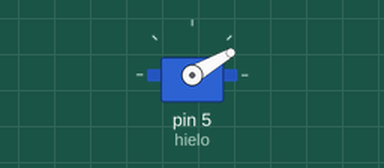
The sketch below on a simulated Arduino Uno, built with avr-gcc and run on an emulated ATmega328P. On the bench: servo.

Above: at 0.1 s.
At 101.1 s:
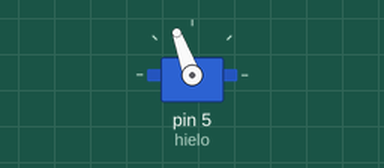
Timing chart, 0 to 102.6 s (numbered marks = the images above):
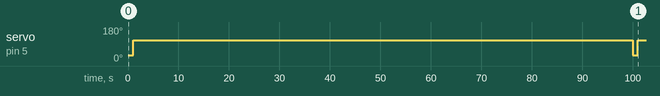

The sketch:

IceDispenser.ino
```cpp
#include <Servo.h>
Servo hielo;

void setup() {
  Serial.begin (9600);
  hielo.attach(5);
}

void loop() {

      hielo.write(30);
      delay(1000);
      hielo.write(110);
      delay (99000);

}
```

Measured:
- by itself, servo on pin 5 (hielo): 30° → 110° at 1.0 s, → 30° 99.0 s later, → 110° 1.0 s later
